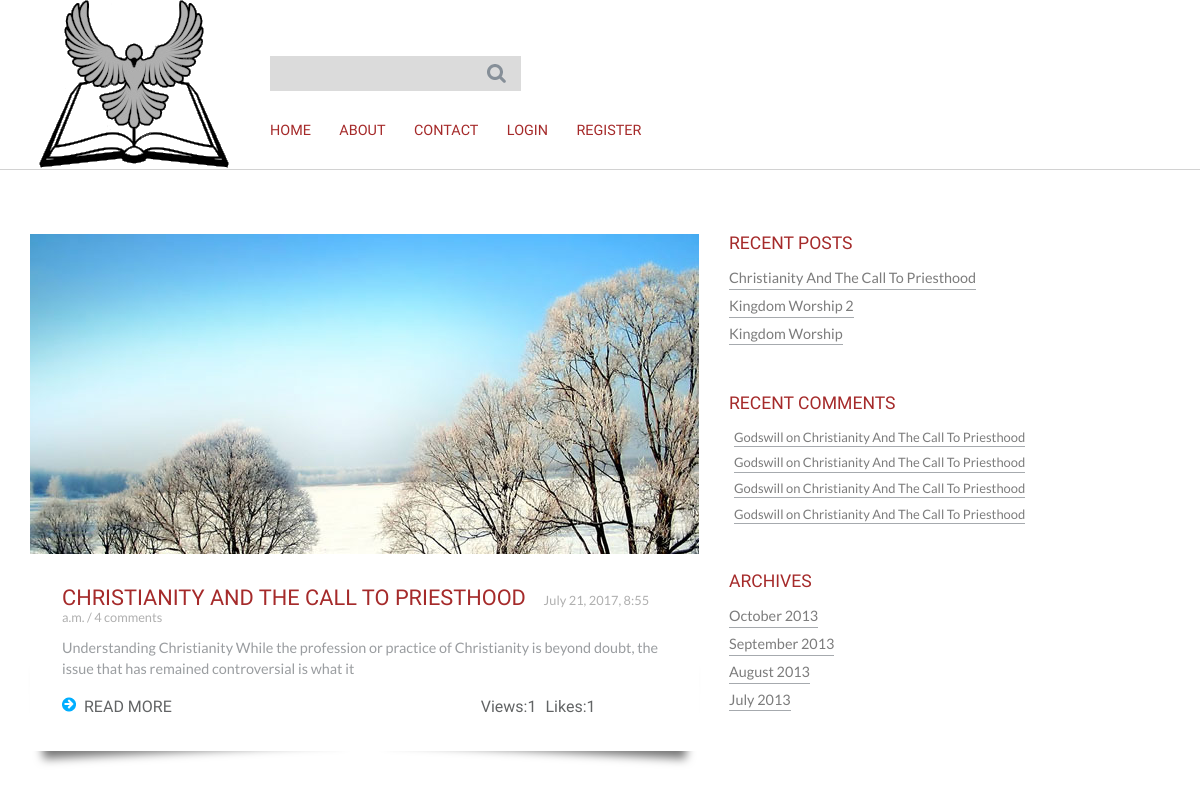
The app's page / (upper part), older data.
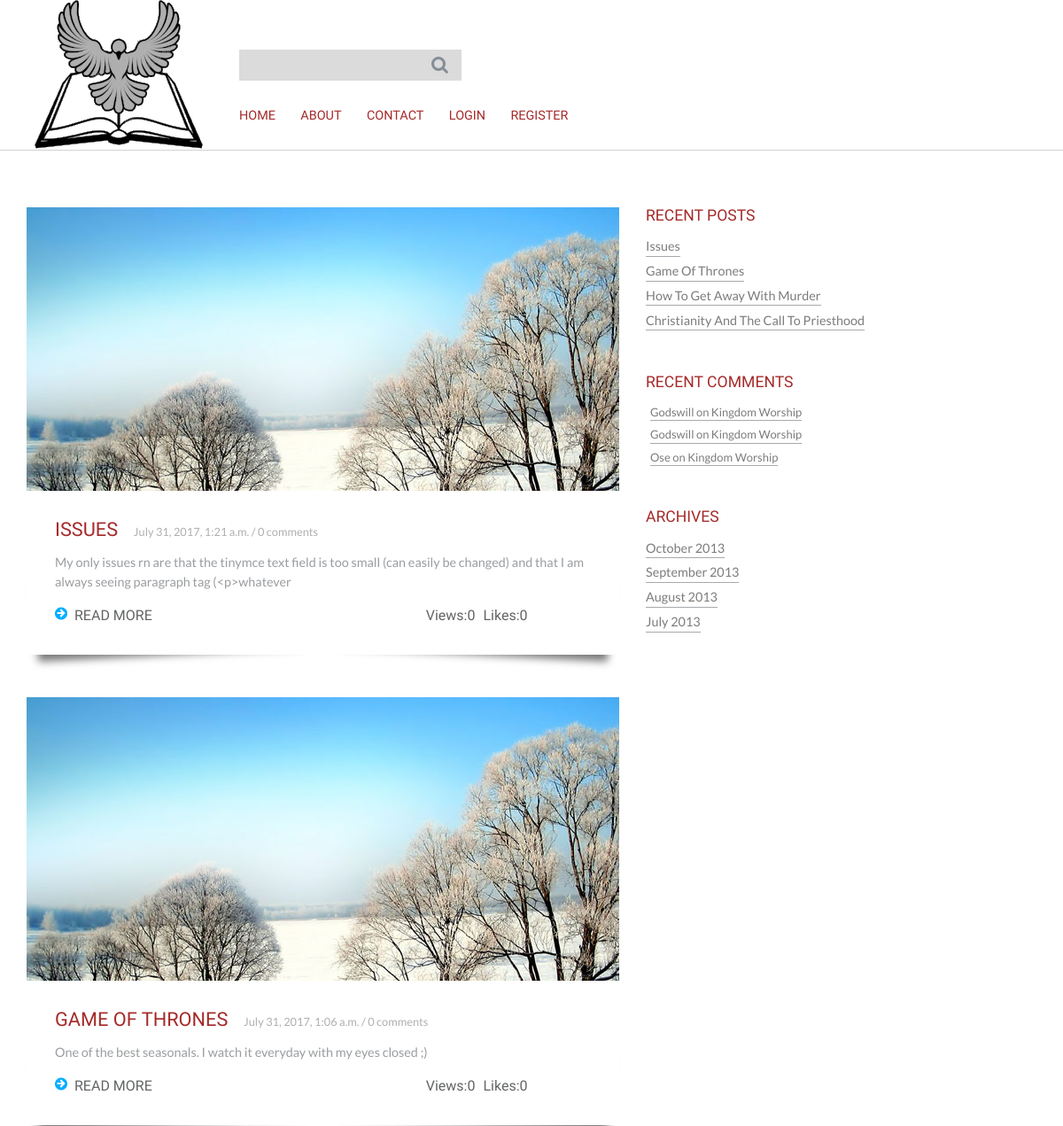
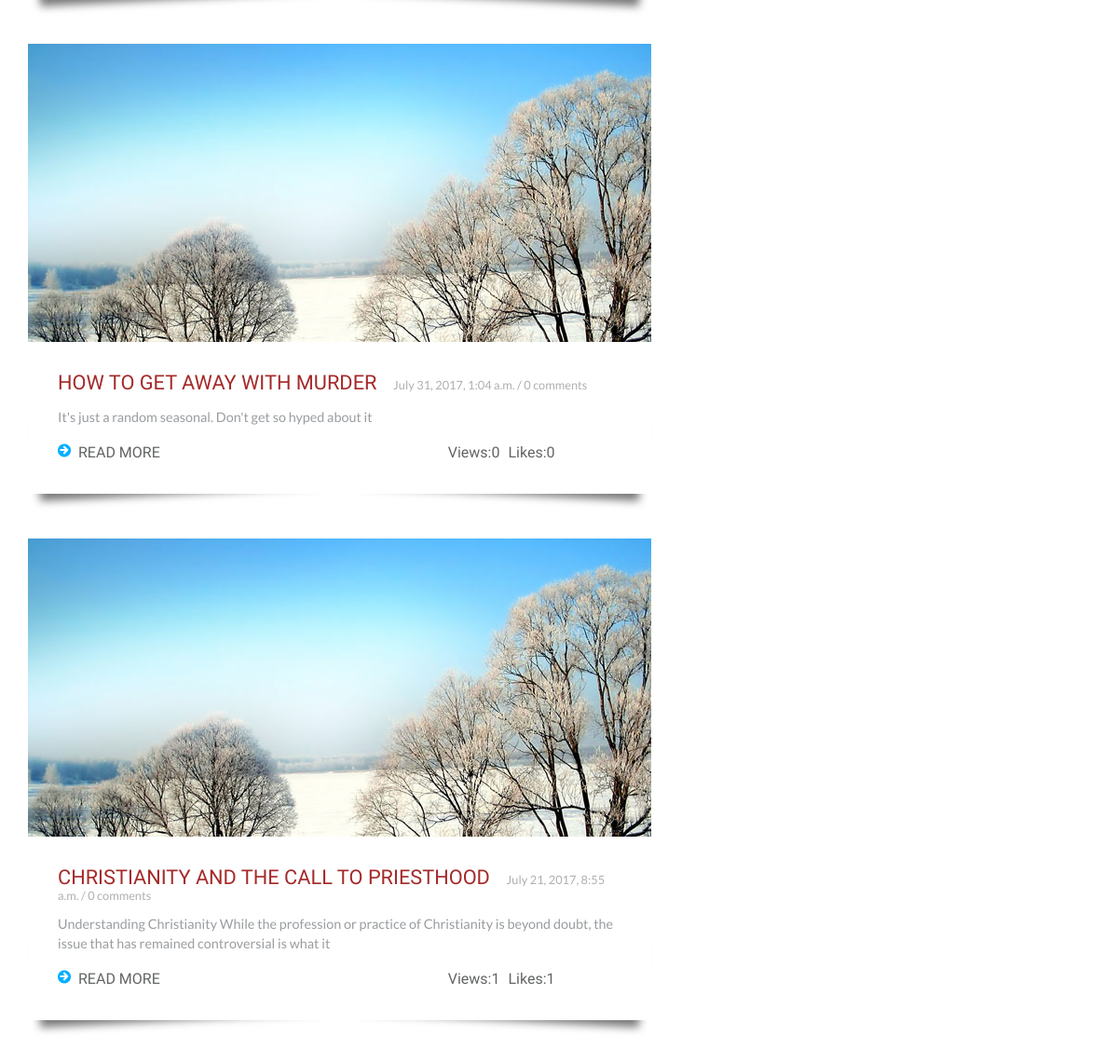
The same page, newer data (2 pictures, top to bottom).
### blog/models.py (models this page shows, shortened)
class Post(models.Model):
    author = models.ForeignKey('auth.User',null=True)
    title = models.CharField(max_length=150)
    pub_date = models.DateTimeField(default=timezone.now())
    text = models.TextField()
    likes = models.IntegerField(default=0)
    views = models.IntegerField(default=0)
    slug = models.SlugField(unique=True)
    email = models.EmailField(max_length=50, default='kingdom@gmail.com')
    def __str__(self):
        return self.title

class Comment(models.Model):
    commenter = models.ForeignKey('auth.User')
    email = models.EmailField(max_length=50)
    post = models.ForeignKey(Post)
    created_on = models.DateTimeField(default=timezone.now())
    text = tinymce_models.HTMLField()

### blog/views.py (the view)
# urls.py: url(r'^$', views.index, name='index'),
def index(request):
    posts = Post.objects.all().filter(pub_date__lte=timezone.now()).order_by('-pub_date')
    recent_comments()
    recent_posts()
    context = {'posts':posts,'recent_comments':recent_comments,'recent_posts':recent_posts}
    return render(request, 'blog/index.html',context)

### blog/views.py (called while the page is built)
def recent_comments():
    recent_comments = Comment.objects.all().filter(created_on__lte=timezone.now()).order_by('-created_on')[:4]
    return recent_comments

def recent_posts():
    recent_posts = Post.objects.all().filter(pub_date__lte=timezone.now()).order_by('-pub_date')[:4]
    return recent_posts

### templates/blog/index.html (shortened to what this page needs)
{% extends 'blog/base.html' %}
{% load staticfiles %}
{% block body_block %}
<body>
		<div class="content">
			 <div class="container">
				 <div class="content-grids">
					 <div class="col-md-8 content-main">
						 <div class="content-grid">
							 {% if posts %}
							 {% for post in posts %}
							 <div class="content-grid-info">
								 <img src="{% static 'images/post1.jpg' %}" alt=""/>
								 <div class="post-info">
								 <h4><a href="{% url 'blog:detail' post.slug %}">{{ post.title }}</a> {{ post.pub_date }} / {{ post.comment_set.count }} comment{{ post.comment_set.count|pluralize:"s" }}</h4>
								 <p>{{ post.text|safe|slice:":150" }} </p>
								 <a href="{% url 'blog:detail' post.slug %}"><span></span>READ MORE</a>
								 <div class="views-and-likes">
									<a href="#"> Views:{{ post.views}}</a>
									<a href="#" > Likes:{{post.likes}}</a>
								 </div>
								 </div>
							 </div>
							 {% endfor %}
							 {% endif %}
						 </div>
					  </div>
						<div class="col-md-4 side-content">
  					 <div class="recent">
  						 <h3>RECENT POSTS</h3>
							 {% if recent_posts %}
  						 <ul>
								 {% for post in recent_posts %}
  						 <li><a href="{% url 'blog:detail' post.slug %}">{{post.title|title }}</a></li>
							 {% endfor %}
  						 </ul>
							 {% else %}
						 <li><a href="#">No post has been posted</a></li>
							 {% endif %}
  					 </div>
  					 <div class="comments">
  						 <h3>RECENT COMMENTS</h3>
  						 {% if recent_comments %}
  						 <ul>
  							 {% for comment in recent_comments %}
  						 <li><a href="{% url 'blog:detail' comment.post.slug %}">{{comment.commenter|title}} on {{comment.post|title}}</a></li>
  						 	{% endfor %}
  						 </ul>
							 {% else %}
							 <li><a href="#">No comments at the moment</a></li>
  						 {% endif %}
  					 </div>
  					 <div class="archives">
  						 <h3>ARCHIVES</h3>
  						 <ul>
  						 <li><a href="#">October 2013</a></li>
  						 <li><a href="#">September 2013</a></li>
  						 <li><a href="#">August 2013</a></li>
  						 <li><a href="#">July 2013</a></li>
  						 </ul>
  					 </div>
  					</div>
			  </div>
		</div>
</body>
{% endblock %}

Row changes from the older to the newer data that the page shows:
no longer on this page (row edited): Post: title "Kingdom Worship 2", shown under "RECENT POSTS"
no longer on this page (row edited): Post: title "Kingdom Worship", shown under "RECENT POSTS"
removed Comment: commenter "Godswill", post "Christianity And The Call To Priesthood"
removed Comment: commenter "Godswill", post "Christianity And The Call To Priesthood"
removed Comment: commenter "Godswill", post "Christianity And The Call To Priesthood"
removed Comment: commenter "Godswill", post "Christianity And The Call To Priesthood"
added Post: title "ISSUES", pub_date "July 31, 2017, 1:21 a.m.", comment_set.count "0", text "My only issues rn are that the tinymce text field is too small (can easily be changed) and that I am always seeing paragraph tag (<p>whatever", views "0", likes "0", title "Issues"
added Post: title "GAME OF THRONES", pub_date "July 31, 2017, 1:06 a.m.", comment_set.count "0", text "One of the best seasonals. I watch it everyday with my eyes closed ;)", views "0", likes "0", title "Game Of Thrones"
added Post: title "HOW TO GET AWAY WITH MURDER", pub_date "July 31, 2017, 1:04 a.m.", comment_set.count "0", text "It's just a random seasonal. Don't get so hyped about it", views "0", likes "0", title "How To Get Away With Murder"
changed Post "CHRISTIANITY AND THE CALL TO PRIESTHOOD": comment_set.count "4" → "0"
now on this page (row unchanged): Comment: commenter "Godswill", post "Kingdom Worship"
now on this page (row unchanged): Comment: commenter "Godswill", post "Kingdom Worship"
now on this page (row unchanged): Comment: commenter "Ose", post "Kingdom Worship"
